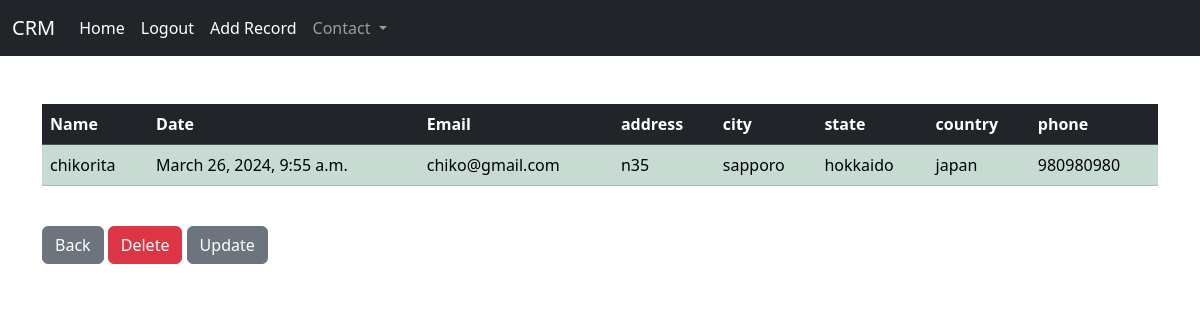
The app's page /record/20/ (signed in), older data.
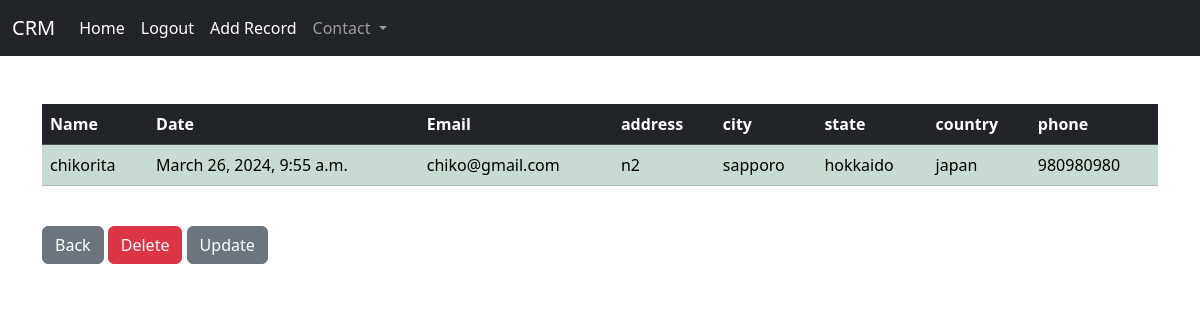
The same page, newer data.
### crmanagement/models.py (models this page shows, shortened)
class CRM(models.Model):
    recorded_at = models.DateTimeField(auto_now_add=True)
    name = models.CharField(max_length=20)
    address = models.CharField(max_length=1000)
    city = models.CharField(max_length=20)
    state = models.CharField(max_length=20)
    country = models.CharField(max_length=20)
    phone = models.CharField(max_length=20)
    email = models.EmailField(max_length=30)

### crmanagement/views.py (the view)
# urls.py: path('record/<int:pk>/', views.see_record, name='see_record'),
def see_record(request, pk):
    if request.user.is_authenticated:
        customer_record = CRM.objects.get(id=pk)
        return render(request, 'record.html', {'record': customer_record})

### templates/record.html
{% extends 'base.html' %}
{% block content %}
<table class="table table-success table-striped">
      <thead class="table-dark">
        <tr>
            <th scope="col">Name</th>
            <th scope="col">Date</th>
            <th scope="col">Email</th>
            <th scope="col">address</th>
            <th scope="col">city</th>
            <th scope="col">state</th>
            <th scope="col">country</th>
            <th scope="col">phone</th>
        </tr>
      </thead>
      <tbody>
        <tr>
            <td>{{ record.name }}</td>
            <td>{{ record.recorded_at }}</td>
            <td>{{ record.email }}</td>
            <td>{{ record.address }}</td>
            <td>{{ record.city }}</td>
            <td>{{ record.state }}</td>
            <td>{{ record.country }}</td>
            <td>{{ record.phone }}</td>
        </tr>
     </tbody>
</table>
    <br>
    <a href={% url 'home' %} class="btn btn-secondary"> Back </a>
    <a href={% url 'delete_record' record.id %} class="btn btn-danger"> Delete </a>
    <a href={% url 'update_record' record.id %} class="btn btn-secondary"> Update </a>
{% endblock %}

Row changes from the older to the newer data that the page shows:
changed CRM "chikorita": address "n35" → "n2"
